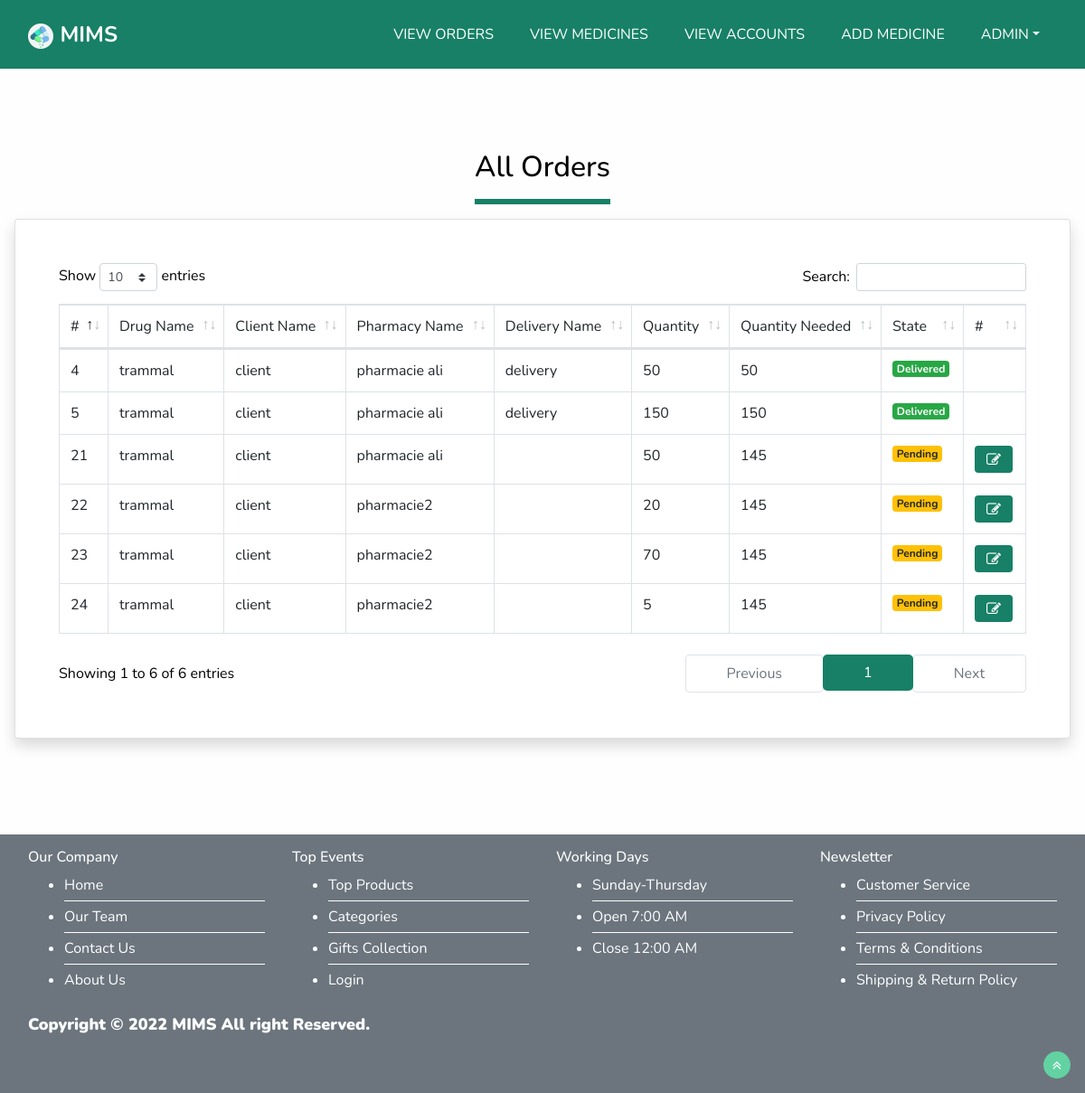
The page /mims/vieworders.php (signed in) on the database its author committed.
### tables this page shows
CREATE TABLE `orders` (
  `idorders` int NOT NULL AUTO_INCREMENT,
  `price` varchar(450) DEFAULT NULL,
  `date` varchar(450) DEFAULT NULL,
  `state` varchar(45) DEFAULT '0',
  `idclient` varchar(45) DEFAULT NULL,
  `idph` varchar(45) DEFAULT NULL,
  `iddelivery` varchar(45) DEFAULT NULL,
  `quantity` varchar(45) DEFAULT NULL,
  `originalq` varchar(45) DEFAULT NULL,
  `idmedicine` varchar(45) DEFAULT NULL,
  PRIMARY KEY (`idorders`)
);

CREATE TABLE `medicine` (
  `idmedicine` int NOT NULL AUTO_INCREMENT,
  `name` varchar(450) DEFAULT NULL,
  `description` varchar(450) DEFAULT NULL,
  `price` varchar(45) DEFAULT NULL,
  `regdate` varchar(45) DEFAULT NULL,
  `expdate` varchar(45) DEFAULT NULL,
  `category` varchar(450) DEFAULT NULL,
  `image` varchar(450) DEFAULT NULL,
  `quantity` varchar(45) DEFAULT NULL,
  `validity_period` varchar(450) DEFAULT NULL,
  `idusers` varchar(45) DEFAULT NULL,
  `branch` varchar(450) DEFAULT NULL,
  PRIMARY KEY (`idmedicine`)
);

CREATE TABLE `users` (
  `idusers` int NOT NULL AUTO_INCREMENT,
  `name` varchar(450) DEFAULT NULL,
  `email` varchar(450) DEFAULT NULL,
  `password` varchar(450) DEFAULT NULL,
  `phone` varchar(450) DEFAULT NULL,
  `regdate` varchar(450) DEFAULT NULL,
  `image` varchar(450) DEFAULT NULL,
  `role` varchar(450) DEFAULT NULL,
  `approved` varchar(45) DEFAULT NULL,
  `location` varchar(450) DEFAULT NULL,
  PRIMARY KEY (`idusers`)
);

### mims/vieworders.php (the view, shortened to what this page needs)
<?php
include('connection.php');
if($_SESSION['usertype'] == 'admin'){
    $query = "SELECT o.*, u.name as client_name, p.name as pharmacie_name, d.name as delivery_name, m.name as medicine_name FROM mims.orders o
    left join users u on u.idusers = o.idclient
    left join users p on p.idusers = o.idph
    left join users d on d.idusers = o.iddelivery
    left join medicine m on m.idmedicine = o.idmedicine";
}
$result = mysqli_query($con, $query);
?>
<!DOCTYPE html>
<html>
<head>
    <link rel="stylesheet" type="text/css"
    href="css/owl.carousel.min.css" />
  <link rel="stylesheet" href="css/font-awesome.min.css">
  <link rel="stylesheet" type="text/css" href="css-1/bootstrap.css" />
  <link href="css-1/style.css" rel="stylesheet" />
  <link href="css-1/responsive.css" rel="stylesheet" />
    <link href="js/datatables/dataTables.bootstrap4.min.css" rel="stylesheet" />
</head>
<body class="sub_page">
    <?php
        if($_SESSION['usertype'] == 'admin'){
            include('adminnavbar.php');
        }
    ?>
    <section class="about_section layout_padding">
        <div class="">
            <div class="custom_heading-container  mx-auto" style="width:max-content">
                <h2 >
                    All Orders
                </h2>
                <hr>
            </div>
            <div class="detail-box card shadow p-5 m-3">
                <div class="table-responsive d-flex justify-content-center">
                    <table class="table table-bordered tableexample">
                        <thead>
                            <tr>
                                <td>#</td>
                                <td>Drug Name</td>
                                <td>Client Name</td>
                                <td>Pharmacy Name</td>
                                <td>Delivery Name</td>
                                <td>Quantity</td>
                                <td>Quantity Needed</td>
                                <td>State</td>
                                <td>#</td>
                            </tr>
                        </thead>
                        <tbody>
                            <?php
                            while ($row = mysqli_fetch_array($result)) {
                            ?>
                                <tr>
                                    <td><?php echo $row['idorders'] ?></td>
                                    <td><?php echo $row['medicine_name'] ?></td>
                                    <td><?php echo $row['client_name'] ?></td>
                                    <td><?php echo $row['pharmacie_name'] ?></td>
                                    <td><?php echo $row['delivery_name'] ?></td>
                                    <td><?php echo $row['quantity'] ?></td>
                                    <td><?php echo $row['originalq'] ?></td>
                                    <?php
                                        if( $row["state"] == "0"){
                                            echo '<td><span class="badge badge-warning">Pending</span></td>';
                                     } else {
                                            echo '<td><span class="badge badge-success">Delivered</span></td>';
                                     } ?>
                                   <?php
                                        if($_SESSION['usertype'] == 'admin' && $row["state"] == "0"){
                                            echo '<td>
                                            <button type="button" class="btn  assigndelivery"> <i class="fa fa-edit" aria-hidden="true"></i> </button>
                                                </td>';
                                        }
                                        else if($_SESSION['usertype'] == 'delivery' && $row["state"] == "0"){
                                            echo '<td>
                                            <button type="button" class="btn btn-default text-white setstate"
                                            style="background:#178066"> <i class="fa fa-edit" aria-hidden="true"></i> </button>
                                                </td>';
                                        }
                                        else{
                                            echo '<td></td>';
                                        }
                                    ?>
                                </tr>
                            <?php } ?>
                        </tbody>
                    </table>
                </div>
            </div>
        </div>
    </section>
    <?php include('footer.php'); ?>
</body>
</html>

### mims/css-1/style.css (style rules this page uses)
body { font-family: 'Nunito', sans-serif; color: #000000; background-color: #fefefe; overflow-x: hidden; height: 100%; }
.layout_padding { padding: 90px 0; }
.btn, .btn:focus { outline: none !important; -webkit-box-shadow: none; box-shadow: none; }

### mims/vieworders.php (style rules this page uses)
.detail-box { min-width: 50%; }
.table-responsive { width: 100% !important; }
hr { border:3px solid #178066 }
.assigndelivery { background:#178066; color:white }

### rows shown on the page
orders: idorders "4", idmedicine.name "trammal", users.name "client", users.name "pharmacie ali", users.name "delivery", quantity "50", originalq "50", state "Delivered"
orders: idorders "5", idmedicine.name "trammal", users.name "client", users.name "pharmacie ali", users.name "delivery", quantity "150", originalq "150", state "Delivered"
orders: idorders "21", idmedicine.name "trammal", users.name "client", users.name "pharmacie ali", quantity "50", originalq "145", state "Pending"
orders: idorders "22", idmedicine.name "trammal", users.name "client", users.name "pharmacie2", quantity "20", originalq "145", state "Pending"
orders: idorders "23", idmedicine.name "trammal", users.name "client", users.name "pharmacie2", quantity "70", originalq "145", state "Pending"
orders: idorders "24", idmedicine.name "trammal", users.name "client", users.name "pharmacie2", quantity "5", originalq "145", state "Pending"

### other values the page prints
$_SESSION['username'] "ADMIN"
